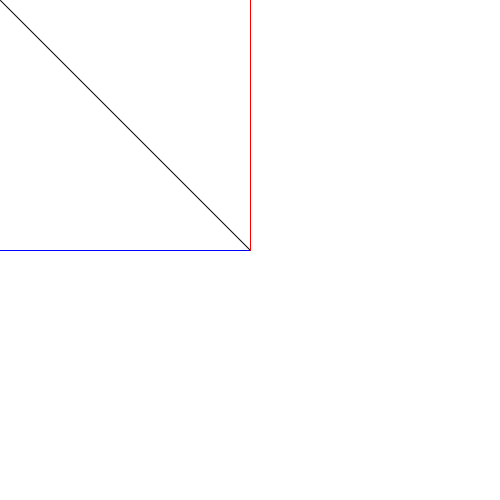
Frame 1 (no input)
Frame 60 (the mouse pressed at the canvas centre just before this capture): identical to frame 1, image omitted
Frame 120 (the mouse held since frame 60 and released just before this capture): blank canvas, image omitted

The Processing sketch that drew this single still picture (run headless with seeded random() and noise(); from frame 60 on, the mouse is pressed at the canvas centre):

// Processing sketch: rotMatrix
// ── rotMatrix.pde
void setup() {
  size(500, 500);
}

void draw() {
  background(255);
  translate(width/2, height/2);
  float th = PI/4;
  float x = mouseX - width/2;
  float y = mouseY - height/2;
  stroke(0);
  line(0, 0, x, y);
  
  stroke(0, 0, 255);
  pushMatrix();
  rotate(-th);
  line(0, 0, x, y);
  popMatrix();
  
  stroke(255, 0, 0);
  float x1 = x*cos(th) - y*sin(th);
  float y1 = x*sin(th) + y*cos(th);
  line(0, 0, x1, y1);
}
